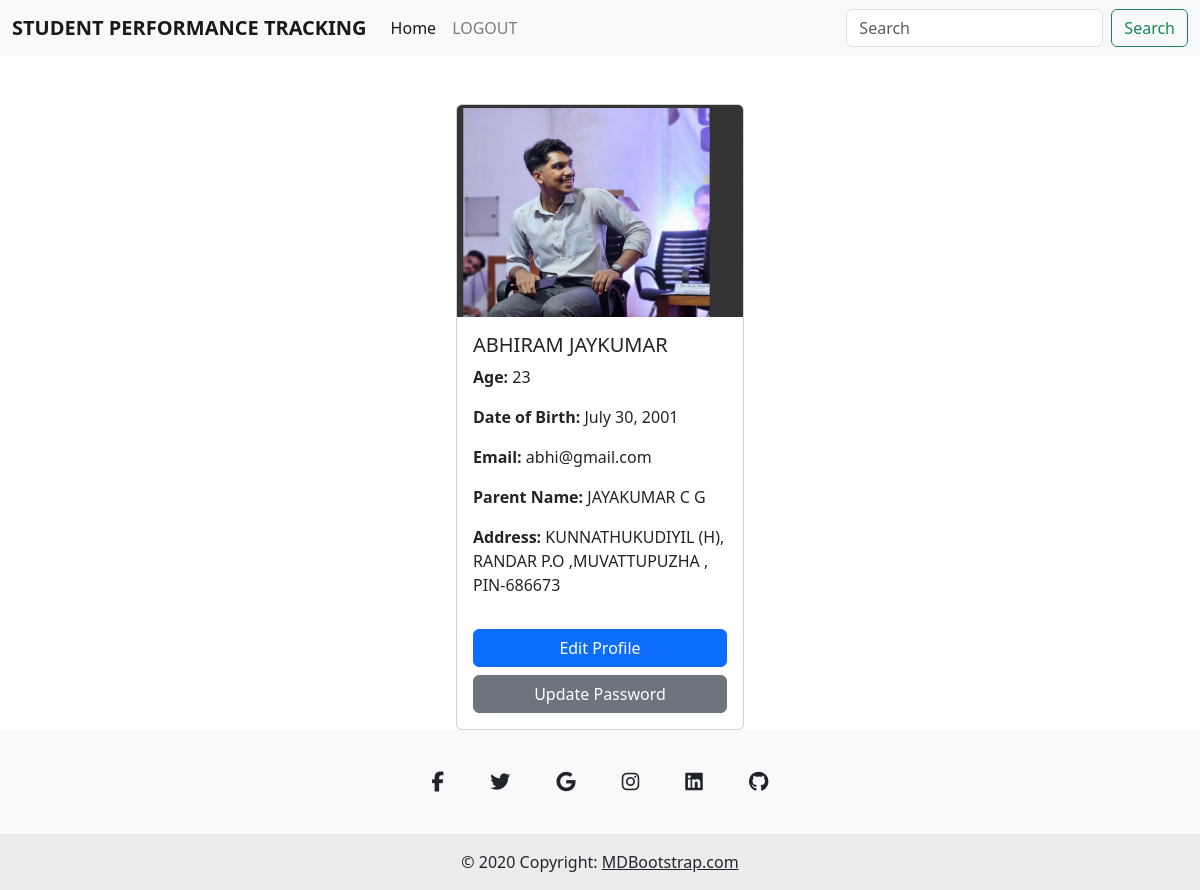
Page /Student/student/5/ on the committed database.
### faculty/models.py (models this page shows)
class Student(models.Model):
    name =models.CharField(max_length=100)
    age = models.IntegerField()
    dob = models.DateField()
    address = models.TextField()
    email = models.EmailField(unique=True)
    image = models.ImageField(upload_to='student_images/')
    parent_name = models.CharField(max_length=100)
    password = models.CharField(max_length=100)

### Student/views.py (the view)
# urls.py: path('student/<int:student_id>/', views.student_profile, name='student_profile'),
def student_profile(request, student_id):
    student = Student.objects.get(id=student_id)
    return render(request, 'Student/Profile.html', {'student': student})

### Student/templates/Student/Profile.html (shortened to what this page needs)
<!DOCTYPE html>
<html lang="en">
<head>
    <link href="https://stackpath.bootstrapcdn.com/bootstrap/4.5.2/css/bootstrap.min.css" rel="stylesheet">
    <link href="https://cdn.jsdelivr.net/npm/bootstrap@5.3.3/dist/css/bootstrap.min.css" rel="stylesheet"
>
</head>
<body>
    <nav class="navbar navbar-expand-lg navbar-light bg-light">
        <div class="container-fluid">
            <a class="navbar-brand" href="{% url 'Student:Student_home' %}"><b>STUDENT PERFORMANCE TRACKING</b> </a>
            <div class="collapse navbar-collapse" id="navbarScroll">
                <ul class="navbar-nav me-auto my-2 my-lg-0 navbar-nav-scroll" style="--bs-scroll-height: 100px;">
                    <li class="nav-item">
                        <a class="nav-link active" aria-current="page" href="{% url 'Student:Student_home'%}">Home</a>
                    </li>
                    <li class="nav-item">
                        <a class="nav-link" href="{% url 'Administrator:index' %}">LOGOUT</a>
                    </li>
                        </ul>
                <form class="d-flex">
                    <input class="form-control me-2" type="search" placeholder="Search" aria-label="Search">
                    <button class="btn btn-outline-success" type="submit">Search</button>
                </form>
            </div>
        </div>
    </nav>
<div class="container mt-5">
    <div class="card" style="width: 18rem; margin: 0 auto;">
        <img src="{{ student.image.url }}" class="card-img-top" alt="{{ student.name }}">
        <div class="card-body">
            <h5 class="card-title">{{ student.name }}</h5>
            <p class="card-text"><strong>Age:</strong> {{ student.age }}</p>
            <p class="card-text"><strong>Date of Birth:</strong> {{ student.dob }}</p>
            <p class="card-text"><strong>Email:</strong> {{ student.email }}</p>
            <p class="card-text"><strong>Parent Name:</strong> {{ student.parent_name }}</p>
            <p class="card-text"><strong>Address:</strong> {{ student.address }}</p>
        </div>
        <div class="card-body">
            <a href="{% url 'Student:edit_student_details' %}" class="btn btn-primary btn-block">Edit Profile</a>
            <a href="{% url 'Student:update_password' %}" class="btn btn-secondary btn-block mt-2">Update Password</a>
        </div>
    </div>
</div>
 <footer class="text-center bg-body-tertiary">
    <div class="container pt-4">
      <section class="mb-4">
        <a
          data-mdb-ripple-init
          class="btn btn-link btn-floating btn-lg text-body m-1"
          href="#!"
          role="button"
          data-mdb-ripple-color="dark"
          ><i class="fab fa-facebook-f"></i
        ></a>
        <a
          data-mdb-ripple-init
          class="btn btn-link btn-floating btn-lg text-body m-1"
          href="#!"
          role="button"
          data-mdb-ripple-color="dark"
          ><i class="fab fa-twitter"></i
        ></a>
        <a
          data-mdb-ripple-init
          class="btn btn-link btn-floating btn-lg text-body m-1"
          href="#!"
          role="button"
          data-mdb-ripple-color="dark"
          ><i class="fab fa-google"></i
        ></a>
        <a
          data-mdb-ripple-init
          class="btn btn-link btn-floating btn-lg text-body m-1"
          href="#!"
          role="button"
          data-mdb-ripple-color="dark"
          ><i class="fab fa-instagram"></i
        ></a>
        <a
          data-mdb-ripple-init
          class="btn btn-link btn-floating btn-lg text-body m-1"
          href="#!"
          role="button"
          data-mdb-ripple-color="dark"
          ><i class="fab fa-linkedin"></i
        ></a>
        <a
          data-mdb-ripple-init
          class="btn btn-link btn-floating btn-lg text-body m-1"
          href="#!"
          role="button"
          data-mdb-ripple-color="dark"
          ><i class="fab fa-github"></i
        ></a>
      </section>
    </div>
    <div class="text-center p-3" style="background-color: rgba(0, 0, 0, 0.05);">
      © 2020 Copyright:
      <a class="text-body" href="https://mdbootstrap.com/">MDBootstrap.com</a>
    </div>
  </footer>
</body>
</html>

### rows in the picture
Student: image (picture), name "ABHIRAM JAYKUMAR", age "23", dob "July 30, 2001", email "abhi@gmail.com", parent_name "JAYAKUMAR C G", address "KUNNATHUKUDIYIL (H), RANDAR P.O ,MUVATTUPUZHA , PIN-686673"
